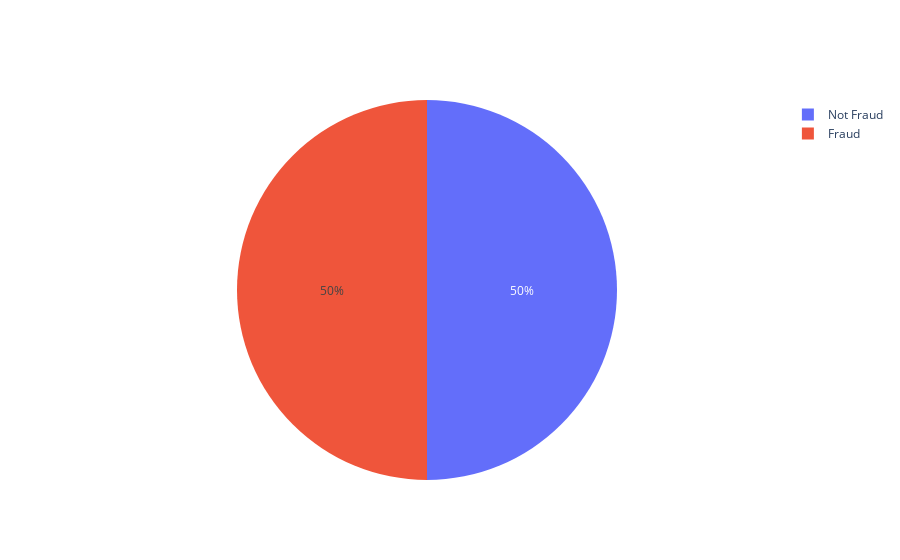

Source (notebook cell):
### Code cell
fig = go.Figure(data=[go.Pie(labels=['Not Fraud','Fraud'], values=best['isFraud'].value_counts())])
fig.show()

### Figure 1 — Plotly figure (JSON) as saved in the notebook; plotly's stock layout.template omitted (floating-point values rounded to 4 significant figures)
{"data": [{"labels": ["Not Fraud", "Fraud"], "type": "pie", "values": [49930, 49930]}], "layout": {}}
